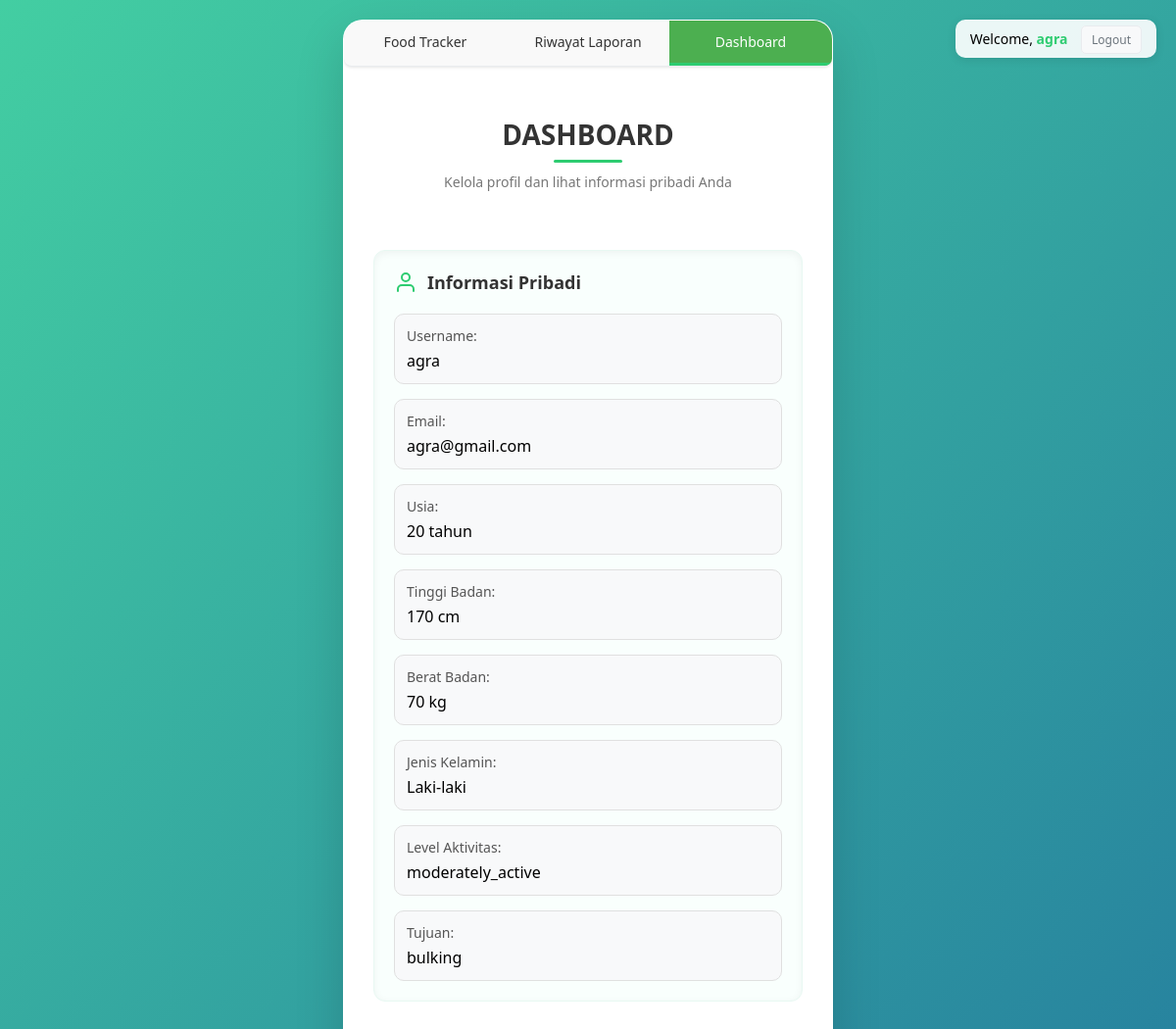
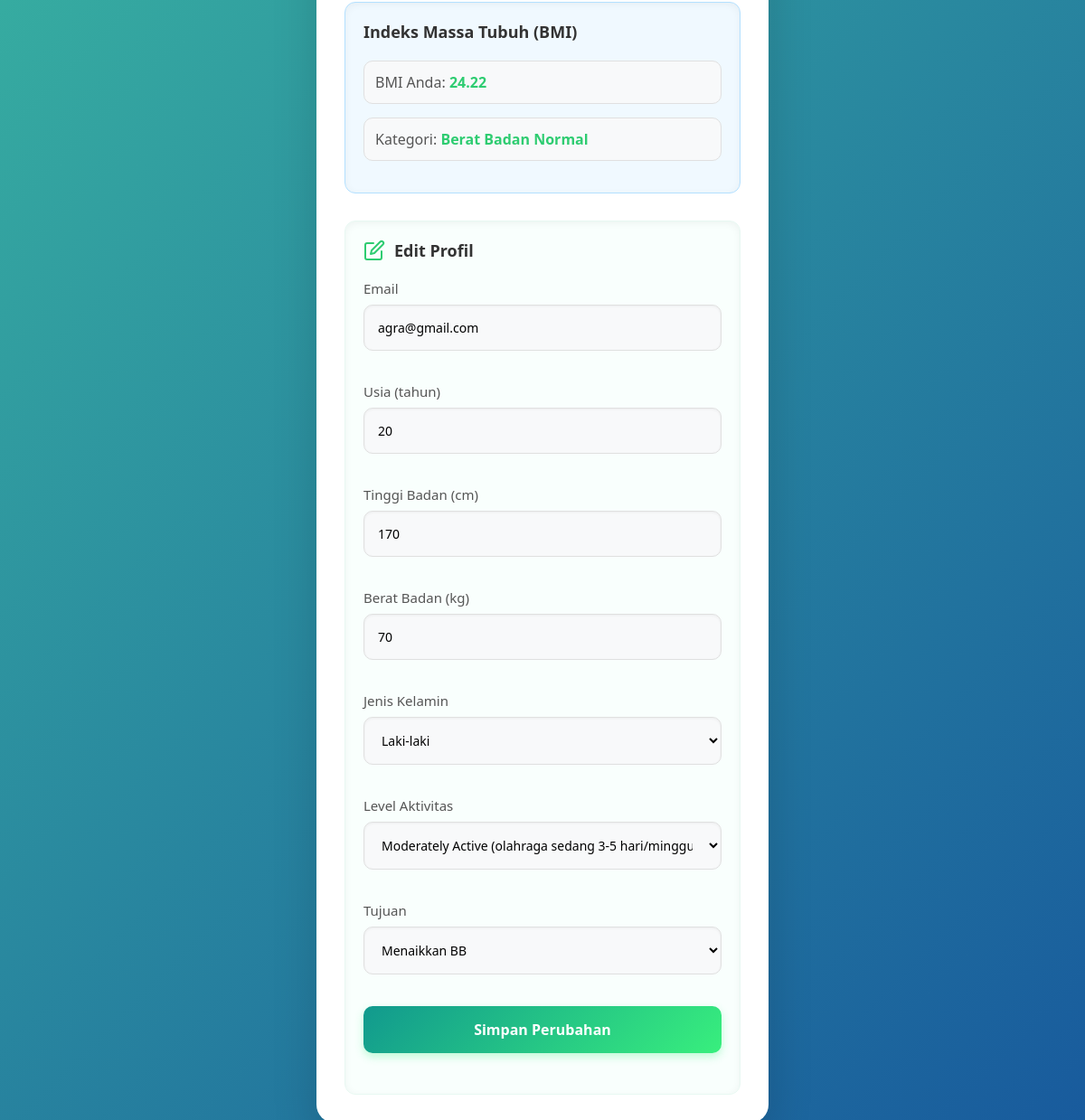
The app's page /dash.php (signed in) with its own data (2 pictures, top to bottom).
### tables this page shows
CREATE TABLE `users` (
  `id` int(11) NOT NULL,
  `username` varchar(50) NOT NULL,
  `password` varchar(255) NOT NULL,
  `email` varchar(100) NOT NULL,
  `height_cm` float NOT NULL,
  `weight_cm` float DEFAULT NULL,
  `gender` enum('male','female') NOT NULL DEFAULT 'male',
  `age` int(11) NOT NULL,
  `activity_level` enum('sedentary','lightly_active','moderately_active','very_active','extremely_active') DEFAULT NULL,
  `goal` enum('weight loss','maintenance','bulking') NOT NULL,
  `daily_calorie_limit` float NOT NULL DEFAULT 0,
  `daily_protein_limit` float NOT NULL DEFAULT 0,
  `daily_carb_limit` float NOT NULL DEFAULT 0
);

### dash.php (the view, shortened to what this page needs)
<?php
require_once __DIR__ . '/config.php';
$username = $_SESSION['username'];
$user = null;
$query = "SELECT * FROM users WHERE username = ?";
if ($stmt = $conn->prepare($query)) {
    $stmt->bind_param("s", $username);
    $stmt->execute();
    $result = $stmt->get_result();
    $user = $result->fetch_assoc();
} else {
    $error_message = "Gagal menyiapkan query: " . $conn->error;
}
function getBMICategory($bmi) {
    if ($bmi < 25) return 'Berat Badan Normal';
    return 'Obesitas';
}
$bmi = 0;
$bmi_category = '';
if (isset($user['weight_cm'], $user['height_cm']) && $user['height_cm'] > 0) {
    $height_m = $user['height_cm'] / 100;
    $bmi = $user['weight_cm'] / ($height_m * $height_m);
    $bmi_category = getBMICategory($bmi);
}
?>
<!DOCTYPE html>
<html lang="id">
<head>
    <link rel="stylesheet" href="dash.css">
    <link rel="stylesheet" href="food_tracker.css">
</head>
<body>
    <div class="user-info">
        Welcome, <strong><?php echo htmlspecialchars($username); ?></strong>
        <a href="logout.php" class="logout-btn">Logout</a>
    </div>
    <div class="container">
        <div class="menu-bar">
            <a href="food_tracker.php" class="menu-item">Food Tracker</a>
            <a href="report_history.php" class="menu-item">Riwayat Laporan</a>
            <a href="dash.php" class="menu-item active">Dashboard</a>
        </div>
        <div class="header">
            <h1>DASHBOARD</h1>
            <p>Kelola profil dan lihat informasi pribadi Anda</p>
        </div>
        <?php if ($user): ?>
            <div class="profile-section">
                <h2>
                    <svg width="22" height="22" viewBox="0 0 24 24" fill="none" stroke="currentColor" stroke-width="2" stroke-linecap="round" stroke-linejoin="round">
                        <path d="M20 21v-2a4 4 0 0 0-4-4H8a4 4 0 0 0-4 4v2"></path>
                        <circle cx="12" cy="7" r="4"></circle>
                    </svg>
                    Informasi Pribadi
                </h2>
                <div class="profile-info">
                    <p><strong>Username:</strong> <?php echo htmlspecialchars($user['username']); ?></p>
                    <p><strong>Email:</strong> <?php echo htmlspecialchars($user['email'] ?? ''); ?></p>
                    <p><strong>Usia:</strong> <?php echo htmlspecialchars($user['age'] ?? ''); ?> tahun</p>
                    <p><strong>Tinggi Badan:</strong> <?php echo htmlspecialchars($user['height_cm'] ?? ''); ?> cm</p>
                    <p><strong>Berat Badan:</strong> <?php echo htmlspecialchars($user['weight_cm'] ?? ''); ?> kg</p>
                    <p><strong>Jenis Kelamin:</strong> <?php echo htmlspecialchars($user['gender'] ?? '') === 'male' ? 'Laki-laki' : 'Perempuan'; ?></p>
                    <p><strong>Level Aktivitas:</strong> <?php echo htmlspecialchars($user['activity_level'] ?? ''); ?></p>
                    <p><strong>Tujuan:</strong> <?php echo htmlspecialchars($user['goal'] ?? ''); ?></p>
                </div>
            </div>
            <div class="nutrition-limits">
                <?php if ($bmi > 0): ?>
                <div id="bmi-result">
                    <h3>Indeks Massa Tubuh (BMI)</h3>
                    <p><strong>BMI Anda:</strong> <span id="bmi-value"><?php echo number_format($bmi, 2); ?></span></p>
                    <p><strong>Kategori:</strong> <span id="bmi-category"><?php echo $bmi_category; ?></span></p>
                </div>
                <?php endif; ?>
            </div>
            <div class="edit-profile-section">
                <h2>
                    <svg width="22" height="22" viewBox="0 0 24 24" fill="none" stroke="currentColor" stroke-width="2" stroke-linecap="round" stroke-linejoin="round">
                        <path d="M11 4H4a2 2 0 0 0-2 2v14a2 2 0 0 0 2 2h14a2 2 0 0 0 2-2v-7"></path>
                        <path d="M18.5 2.5a2.121 2.121 0 0 1 3 3L12 15l-4 1 1-4 9.5-9.5z"></path>
                    </svg>
                    Edit Profil
                </h2>
                <form id="edit-profile-form" method="POST" action="dash.php">
                    <div class="form-group">
                        <label for="email">Email</label>
                        <input type="email" id="email" name="email" value="<?php echo htmlspecialchars($user['email'] ?? ''); ?>" required>
                    </div>
                    <div class="form-group">
                        <label for="age">Usia (tahun)</label>
                        <input type="number" id="age" name="age" value="<?php echo htmlspecialchars($user['age'] ?? ''); ?>" required min="1" max="120">
                    </div>
                    <div class="form-group">
                        <label for="height_cm">Tinggi Badan (cm)</label>
                        <input type="number" id="height_cm" name="height_cm" value="<?php echo htmlspecialchars($user['height_cm'] ?? ''); ?>" required min="50" max="250" step="0.1">
                    </div>
                    <div class="form-group">
                        <label for="weight_cm">Berat Badan (kg)</label>
                        <input type="number" id="weight_cm" name="weight_cm" value="<?php echo htmlspecialchars($user['weight_cm'] ?? ''); ?>" required min="20" max="200" step="0.1">
                    </div>
                    <div class="form-group">
                        <label for="gender">Jenis Kelamin</label>
                        <select id="gender" name="gender" required>
                            <option value="male" <?php echo ($user['gender'] ?? 'male') === 'male' ? 'selected' : ''; ?>>Laki-laki</option>
                        </select>
                    </div>
                    <div class="form-group">
                        <label for="activity_level">Level Aktivitas</label>
                        <select id="activity_level" name="activity_level" required>
                            <option value="moderately_active" <?php echo ($user['activity_level'] ?? 'sedentary') === 'moderately_active' ? 'selected' : ''; ?>>Moderately Active (olahraga sedang 3-5 hari/minggu)</option>
                        </select>
                    </div>
                    <div class="form-group">
                        <label for="goal">Tujuan</label>
                        <select id="goal" name="goal" required>
                            <option value="bulking" <?php echo ($user['goal'] ?? 'maintenance') === 'bulking' ? 'selected' : ''; ?>>Menaikkan BB</option>
                        </select>
                    </div>
                    <button type="submit" class="btn">Simpan Perubahan</button>
                </form>
            </div>
        <?php endif; ?>
    </div>
</body>
</html>

### dash.css (style rules this page uses)
* { margin: 0; padding: 0; box-sizing: border-box; font-family: 'Segoe UI', Tahoma, Geneva, Verdana, sans-serif; }
body { background: linear-gradient(135deg, #43cea2, #185a9d); min-height: 100vh; display: flex; justify-content: center; align-items: center; padding: 20px; }
.container { width: 100%; max-width: 500px; background-color: #fff; border-radius: 20px; box-shadow: 0 20px 50px rgba(0, 0, 0, 0.15); overflow: hidden; border: 1px solid rgba(255, 255, 255, 0.2); }
.menu-bar { display: flex; background-color: #f8f9fa; border-bottom: 1px solid #e9ecef; }
.menu-item { flex: 1; padding: 15px; text-align: center; text-decoration: none; color: #6c757d; font-weight: 600; font-size: 14px; transition: all 0.3s ease; }
.menu-item.active { color: #2ecc71; border-bottom: 3px solid #2ecc71; }
.user-info { position: absolute; top: 20px; right: 20px; background-color: rgba(255, 255, 255, 0.9); padding: 10px 15px; border-radius: 10px; box-shadow: 0 2px 10px rgba(0, 0, 0, 0.1); font-size: 14px; }
.user-info strong { color: #2ecc71; }
.logout-btn { background-color: #f8f9fa; border: 1px solid #e9ecef; color: #6c757d; padding: 5px 10px; border-radius: 5px; margin-left: 10px; cursor: pointer; transition: all 0.2s ease; font-size: 12px; text-decoration: none; }
.header { text-align: center; padding: 30px; margin-bottom: 30px; }
.header h1 { color: #333; font-size: 28px; font-weight: 600; position: relative; display: inline-block; }
.header h1:after { content: ''; position: absolute; width: 70px; height: 3px; background-color: #2ecc71; bottom: -10px; left: 50%; transform: translateX(-50%); border-radius: 2px; }
.header p { color: #777; font-size: 14px; margin-top: 20px; }
.profile-section { margin: 30px; background-color: #f9fffd; border-radius: 12px; padding: 20px; box-shadow: inset 0 2px 8px rgba(0, 0, 0, 0.05); border: 1px solid #e8f8f2; }
.profile-section h2 { color: #333; font-size: 18px; font-weight: 600; margin-bottom: 20px; display: flex; align-items: center; gap: 10px; }
.profile-section h2 svg { color: #2ecc71; width: 24px; height: 24px; }
.profile-info { display: grid; grid-template-columns: 1fr; gap: 15px; }
.profile-info p { padding: 12px; background-color: #f8f9fa; border-radius: 10px; border: 1px solid #e0e0e0; transition: all 0.3s ease; }
.profile-info strong { color: #555; font-weight: 500; display: block; margin-bottom: 5px; font-size: 14px; }
.nutrition-limits { margin: 30px; background-color: #f0f9ff; border-radius: 12px; padding: 20px; box-shadow: inset 0 2px 8px rgba(0, 0, 0, 0.05); border: 1px solid #b3e0ff; }
.nutrition-limits h3 { color: #333; font-size: 18px; font-weight: 600; margin-bottom: 20px; }
#bmi-result p { padding: 12px; background-color: #f8f9fa; border-radius: 10px; border: 1px solid #e0e0e0; margin: 15px 0; }
#bmi-result strong { color: #555; font-weight: 500; }
#bmi-value, #bmi-category { color: #2ecc71; font-weight: 600; }
.edit-profile-section { margin: 30px; background-color: #f9fffd; border-radius: 12px; padding: 20px; box-shadow: inset 0 2px 8px rgba(0, 0, 0, 0.05); border: 1px solid #e8f8f2; }
.edit-profile-section h2 { color: #333; font-size: 18px; font-weight: 600; margin-bottom: 20px; display: flex; align-items: center; gap: 10px; }
.edit-profile-section h2 svg { color: #2ecc71; width: 24px; height: 24px; }
#edit-profile-form { display: grid; grid-template-columns: 1fr; gap: 15px; }
.form-group { margin-bottom: 20px; }
.form-group label { display: block; color: #555; margin-bottom: 8px; font-size: 15px; font-weight: 500; }
.form-group input, .form-group select { width: 100%; padding: 15px; border: 1px solid #e0e0e0; border-radius: 10px; font-size: 14px; background-color: #f8f9fa; transition: all 0.3s ease; box-shadow: inset 0 1px 3px rgba(0, 0, 0, 0.05); }
.btn { background: linear-gradient(135deg, #11998e, #38ef7d); color: white; border: none; padding: 15px; width: 100%; border-radius: 10px; font-size: 16px; font-weight: 600; cursor: pointer; transition: all 0.3s ease; box-shadow: 0 4px 10px rgba(56, 239, 125, 0.3); }

### dash.php (style rules this page uses)
.menu-bar { display: flex; background-color: #f9f9f9; border-radius: 8px; margin-bottom: 20px; overflow: hidden; width: 100%; max-width: 100%; box-shadow: 0 1px 3px rgba(0,0,0,0.1); }
.menu-item { flex: 1; padding: 12px 0; text-align: center; text-decoration: none; color: #333; font-weight: 500; transition: all 0.3s; display: block; }
.menu-item.active { background-color: #4CAF50; color: white; }

### records on screen
users: username "agra", email "agra@gmail.com", age "20", height_cm "170", weight_cm "70", activity_level "moderately_active", goal "bulking", bmi_category "Berat Badan Normal", gender "Laki-laki", activity_level "Moderately Active (olahraga sedang 3-5 hari/minggu)", goal "Menaikkan BB"

### other values on screen
$username "agra"
$bmi "24.22"
